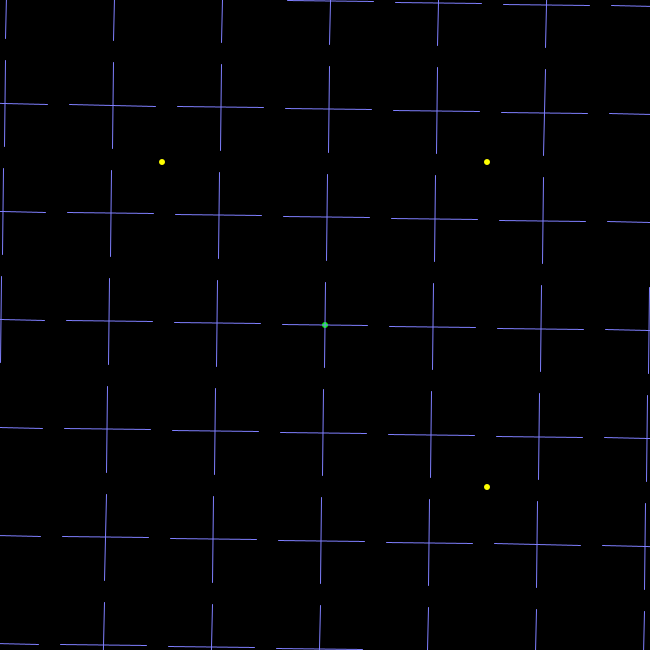
Frame 1 (no input)
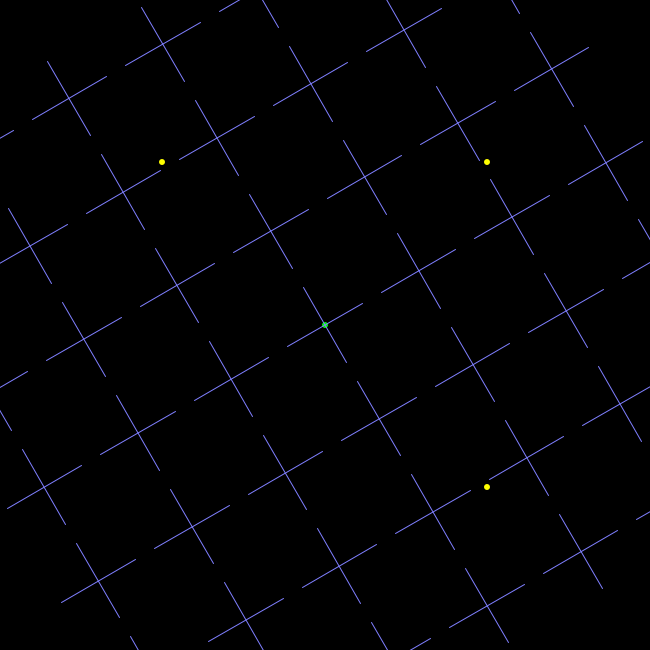
Frame 60 (the mouse pressed at the canvas centre just before this capture)
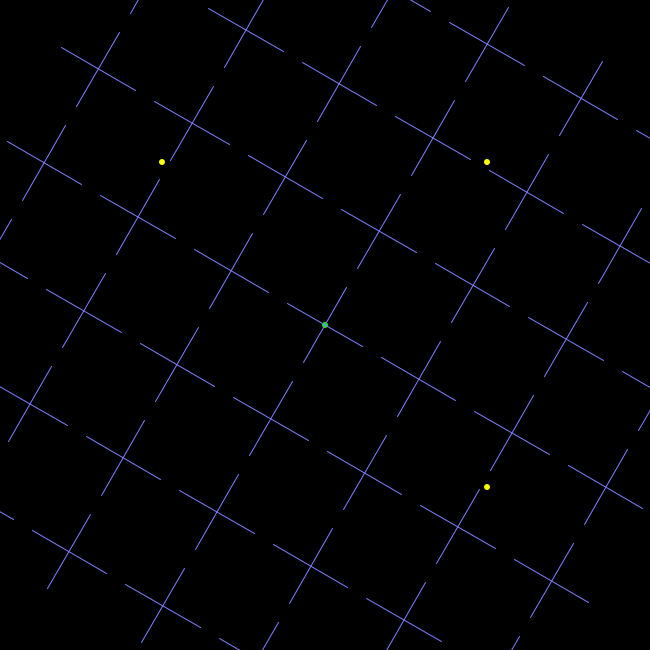
Frame 120 (the mouse held since frame 60 and released just before this capture)

The Processing sketch that drew these frames (run headless with seeded random() and noise(); from frame 60 on, the mouse is pressed at the canvas centre):

// Processing sketch: processing_141671
// ── processing_141671.pde

int crn = 6; //crests number in row
int crs; // crest size

void setup() {
  size( 650, 650 );

  crs = floor( width / 6 * .8f );
}

void draw() {
  background( 0 );
  dots();
  pushMatrix();
  translate( width/2, height/2);
  rotate( radians( frameCount % 360 ) );
  stroke( 127, 127, 255 );

  crests();

  popMatrix();
}

void dots() {
  int ds = width/100;
  pushStyle();
  noStroke();
  fill( 0, 255, 0 );
  ellipse( width/2, height/2, ds, ds );

  fill( 255, 255, 0 );
  ellipse( width/4, height/4, ds, ds );
  ellipse( 3*width/4, height/4, ds, ds );
  ellipse( 3*width/4, 3*height/4, ds, ds );
  popStyle();
}

void crests() {

  int gridx = width/crn;
  int gridy = height/crn;

  for ( int i = -crn/2; i <= crn/2; i++ ) {

    for ( int j = -crn/2; j <= crn/2; j++ ) {
      crest( i * gridx, j * gridy, crs );
    }
  }
}

void crest( int x, int y, int size ) {
  pushMatrix();
  translate( x, y );
  line( -size/2, 0, size/2, 0 );
  line( 0, -size/2, 0, size/2 );
  popMatrix();
}
